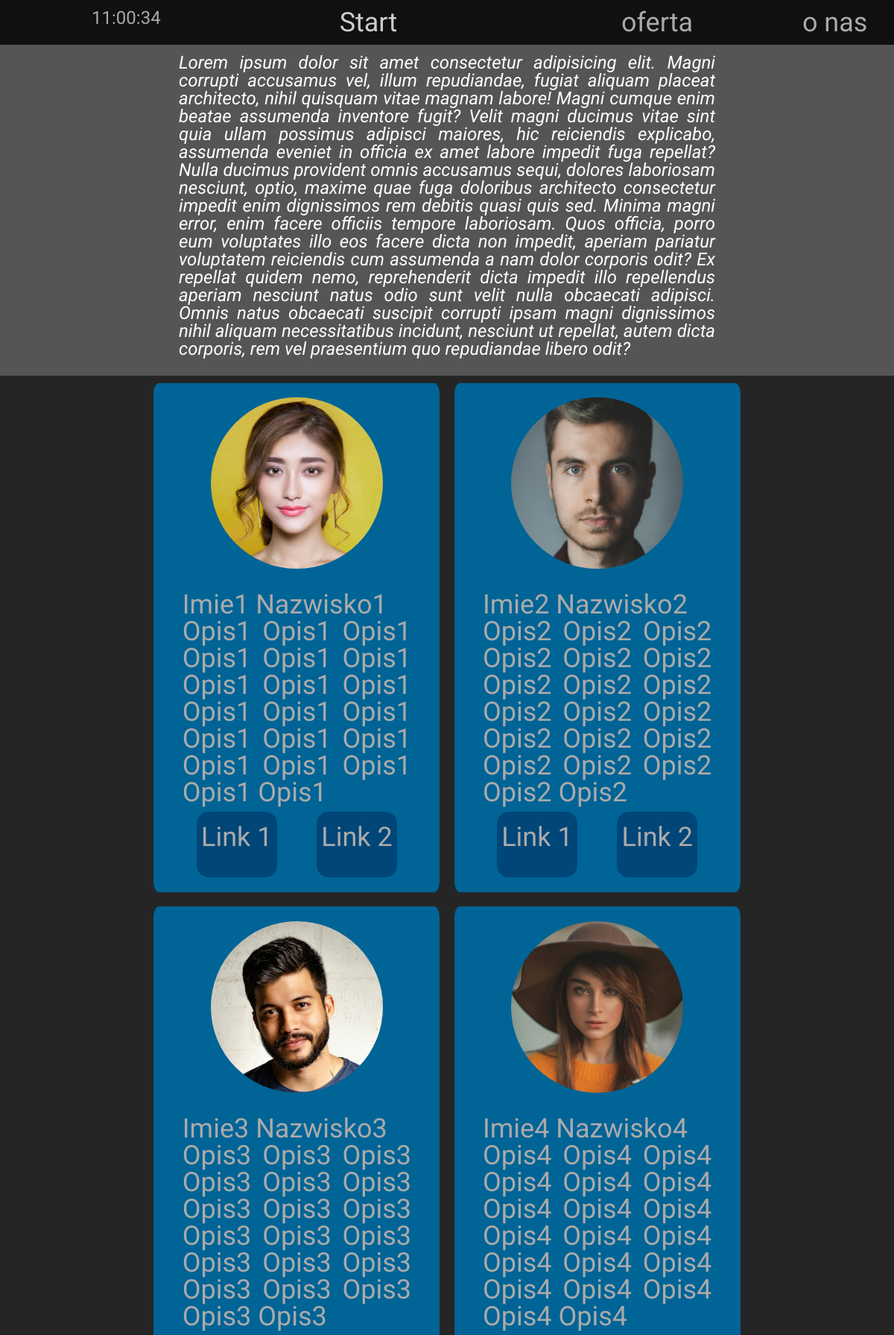
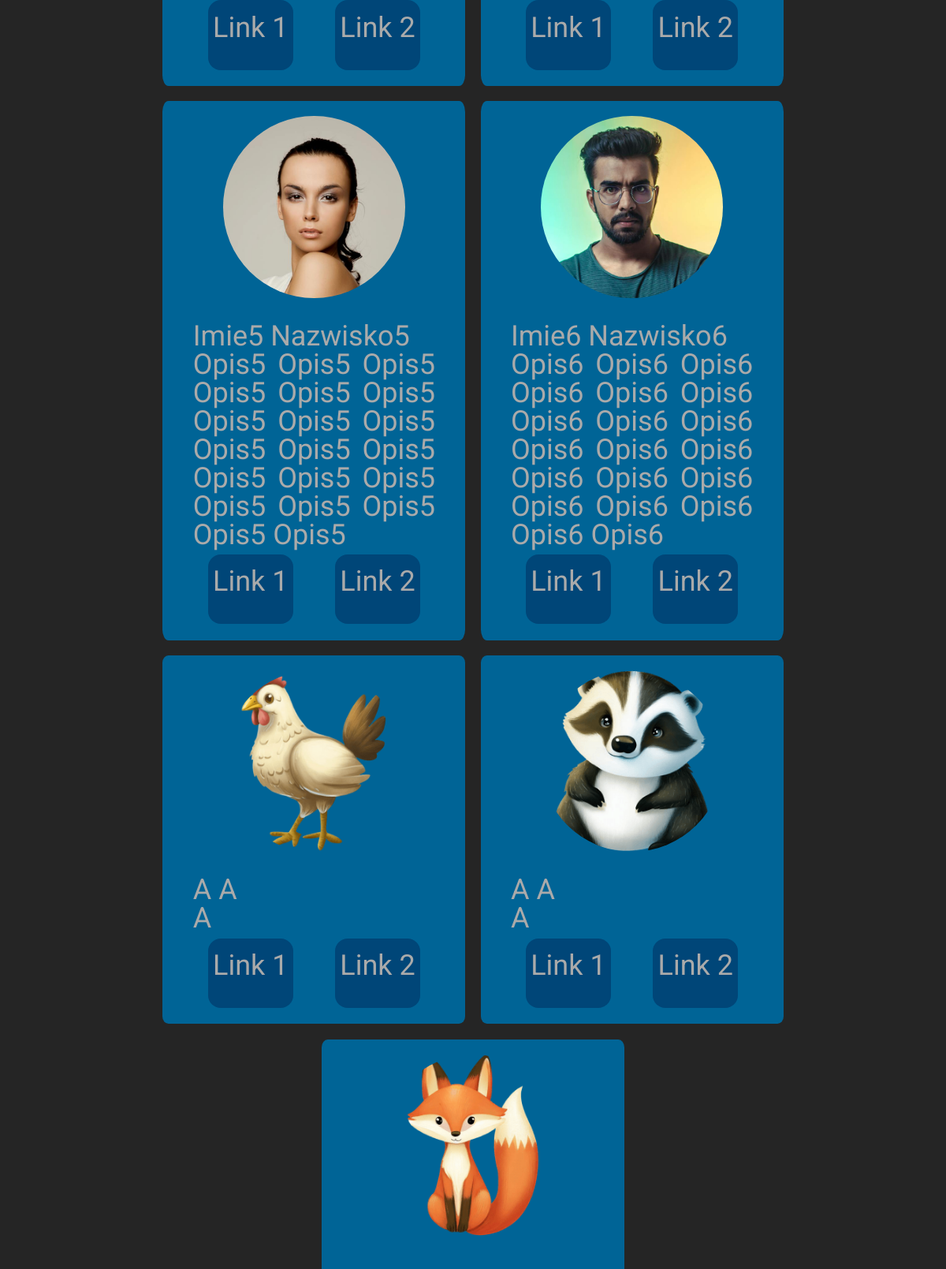
/onas.php (upper part), run on the app's committed database (2 pictures, top to bottom).
### tables this page shows
CREATE TABLE `Users` (
  `ID` int(11) NOT NULL,
  `Login` varchar(30) NOT NULL,
  `Password` varchar(30) NOT NULL,
  `Role` char(1) NOT NULL,
  `imie` varchar(40) NOT NULL,
  `nazwisko` varchar(40) NOT NULL,
  `awatar` varchar(200) NOT NULL,
  `link1` varchar(200) NOT NULL,
  `link2` varchar(200) NOT NULL,
  `opis` varchar(255) NOT NULL
);

### onas.php (the view, shortened to what this page needs)
<!DOCTYPE html>
<html lang="en">
<head>
    <link rel="stylesheet" href="style/reset.css">
    <link rel="stylesheet" href="style/style.css">
    <link rel="stylesheet" href="style/style_onas.css">
    <link rel="stylesheet" href="style/black-white.css">
</head>
<body onload="init();">
    <div id="container">
        <header>
            <h2 class="scallable StayBlack">Lorem ipsum dolor sit amet consectetur adipisicing elit. Magni corrupti accusamus vel,
                illum
                repudiandae, fugiat aliquam placeat architecto, nihil quisquam vitae magnam labore! Magni cumque enim
                beatae assumenda inventore fugit? Velit magni ducimus vitae sint quia ullam possimus adipisci maiores,
                hic reiciendis explicabo, assumenda eveniet in officia ex amet labore impedit fuga repellat? Nulla
                ducimus provident omnis accusamus sequi, dolores laboriosam nesciunt, optio, maxime quae fuga doloribus
                architecto consectetur impedit enim dignissimos rem debitis quasi quis sed. Minima magni error, enim
                facere officiis tempore laboriosam. Quos officia, porro eum voluptates illo eos facere dicta non
                impedit, aperiam pariatur voluptatem reiciendis cum assumenda a nam dolor corporis odit? Ex repellat
                quidem nemo, reprehenderit dicta impedit illo repellendus aperiam nesciunt natus odio sunt velit nulla
                obcaecati adipisci. Omnis natus obcaecati suscipit corrupti ipsam magni dignissimos nihil aliquam
                necessitatibus incidunt, nesciunt ut repellat, autem dicta corporis, rem vel praesentium quo repudiandae
                libero odit?</h2>
        </header>
        <nav>
            <div id="clock">00:00:00</div>
            <a href="site.html">Start</a>
            <div id="nav-container">
                <a href="oferta.php">oferta</a>
                <a href="onas.php">o nas</a>
            </div>
        </nav>
        <div id="main-content">
            <?php
            include ("login.php");
            $conn = new mysqli($servername, $username, $password, $dbname);
            $sql = "SELECT imie, nazwisko, opis, awatar, link1, link2, role FROM Users";
            $result = $conn->query($sql);
            if ($result->num_rows > 0) {
                while ($row = $result->fetch_assoc()) {
                    echo '
            <div class="person-card">
                <img src="' . $row['awatar'] . '" />
                <div class="person-description scallable">
                    ' . $row['imie'] . ' ' . $row['nazwisko'] . ' <br />
                    ' . $row['opis'] . '
                </div>
                <div class="person-button-container">
                    <div class="person-button scallable">
                        <a href="' . $row['link1'] . '">Link 1</a>
                    </div>
                    <div class="person-button scallable">
                        <a href="' . $row['link2'] . '">Link 2</a>
                    </div>
                </div>
            </div>
            ';
                }
            } else {
                echo "No users have been found";
            }
            ?>
        </div>
    </div>
</body>
</html>

### style/style.css (style rules this page uses)
html,body { font-family: "Roboto", sans-serif; }
:root { --large-font: 48px; --medium-font: 24px; --small-font: 18px; --normal-color: #AAAAAA; --link-color: #CCCCCC; --gray-color: #555555; }
body { background-color: #202020; color: var(--normal-color); }
#container { background-color: #303030; display: flex; flex-direction: column; }
header { margin-top: 6vh; background-image: linear-gradient(rgba(0,0,0,0.6), rgba(0,0,0,0.6)), url(../img/elements/header.png); background-repeat: no-repeat; background-size: 100% 100%; height: auto; text-align: right; padding-right: 20vw; padding-top: 5vh; padding-bottom: 5vh; color: white; }
header > h2 { font-size: 2vh; font-style: italic; }
nav { padding: 1% 0%; z-index: 5; display: flex; justify-content: center; gap: 20%; font-size: var(--medium-font); background-color: #101010; position: fixed; top: 0; width: 100%; }
nav > a, #nav-container > a { text-decoration: none; color: var(--link-color); font-size: 3vmin; }
#nav-container { height: 2vmin; display: flex; justify-content: space-evenly; }
#nav-container > a { min-width: 40%; padding-left: 20%; padding-right: 20%; color: var(--normal-color); }
#main-content { min-height: 60vh; background-color: #252525; }

### style/style_onas.css (style rules this page uses)
:root { --large-font: 48px; --medium-font: 24px; --small-font: 18px; --normal-color: #AAAAAA; --link-color: #CCCCCC; --gray-color: #555555; }
header { height: auto; text-align: right; padding: 3vh 20vmin; background-color: var(--gray-color); background-image: none; text-align: justify; }
header > h2 { font-size: 2vmin; }
#main-content { padding-left: 10%; padding-right: 10%; display: flex; flex-wrap: wrap; justify-content: center; gap: 2% }
.person-card { width: 40%; min-height: 20vh; border-radius: 2%; background-color: rgb(0,100,150); margin-top: 1%; margin-bottom: 1%; padding-bottom: 3%; }
.person-card > img { height: auto; width: 60%; margin: 5% 20%; border-radius: 50%; }
.person-description { margin: 2% 10%; font-size: 3vmin; text-align: justify; }
.person-button-container { display: flex; justify-content: space-between; margin: 2% 15%; }
.person-button { font-size: 3vmin; width: 40%; height: 6vmin; border-radius: 40%; }
.person-button > a { display: inline-block; border-radius: 16px; width: 100%; height: 100%; padding-top: 15%; padding-bottom: 0%; color: #AAAAAA; background-color: rgb(0, 70, 120); text-align:center; }
.person-button > a:link, a:visited { text-decoration: none; }

### style/black-white.css (style rules this page uses)
body { background-color: white; }
body>* { background-color: white; }
nav { background-color: white; color: black; }
nav>a { color: black; }
#nav-container>a { color: black; }
#main-content { background-color: white; color: black; }
#container { background-color: white; color: black; }
#container > * { background-color: white; color: black; }
header h1, header h2 { color: white; }
.StayBlack { color: black; }

### data on the page
users: awatar (picture), imie "Imie1", nazwisko "Nazwisko1", opis "Opis1 Opis1 Opis1 Opis1 Opis1 Opis1 Opis1 Opis1 Opis1 Opis1 Opis1 Opis1 Opis1 Opis1 Opis1 Opis1 Opis1 Opis1 Opis1 Opis1"
users: awatar (picture), imie "Imie2", nazwisko "Nazwisko2", opis "Opis2 Opis2 Opis2 Opis2 Opis2 Opis2 Opis2 Opis2 Opis2 Opis2 Opis2 Opis2 Opis2 Opis2 Opis2 Opis2 Opis2 Opis2 Opis2 Opis2"
users: awatar (picture), imie "Imie3", nazwisko "Nazwisko3", opis "Opis3 Opis3 Opis3 Opis3 Opis3 Opis3 Opis3 Opis3 Opis3 Opis3 Opis3 Opis3 Opis3 Opis3 Opis3 Opis3 Opis3 Opis3 Opis3 Opis3"
users: awatar (picture), imie "Imie4", nazwisko "Nazwisko4", opis "Opis4 Opis4 Opis4 Opis4 Opis4 Opis4 Opis4 Opis4 Opis4 Opis4 Opis4 Opis4 Opis4 Opis4 Opis4 Opis4 Opis4 Opis4 Opis4 Opis4"
users: awatar (picture), imie "Imie5", nazwisko "Nazwisko5", opis "Opis5 Opis5 Opis5 Opis5 Opis5 Opis5 Opis5 Opis5 Opis5 Opis5 Opis5 Opis5 Opis5 Opis5 Opis5 Opis5 Opis5 Opis5 Opis5 Opis5"
users: awatar (picture), imie "Imie6", nazwisko "Nazwisko6", opis "Opis6 Opis6 Opis6 Opis6 Opis6 Opis6 Opis6 Opis6 Opis6 Opis6 Opis6 Opis6 Opis6 Opis6 Opis6 Opis6 Opis6 Opis6 Opis6 Opis6"
users: awatar (picture), imie "A", nazwisko "A", opis "A"
users: awatar (picture), imie "A", nazwisko "A", opis "A"
users: awatar (picture)
